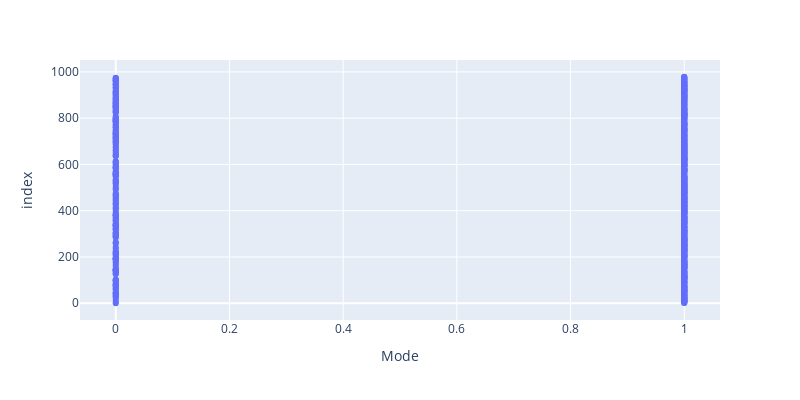

The code cell stored with this chart in its notebook:
### Code cell
fig = px.scatter(mode_dataset, x="Mode", width=800, height=400)

fig.show()

### Figure 1 — Plotly figure (JSON) as saved in the notebook; plotly's stock layout.template omitted (floating-point values rounded to 4 significant figures; data arrays with more than 128 entries replaced by an {"elided": "..."} marker saying what was removed)
{"data": [{"hovertemplate": "Mode=%{x}<br>index=%{y}<extra></extra>", "legendgroup": "", "marker": {"color": "#636efa", "symbol": "circle"}, "mode": "markers", "name": "", "orientation": "h", "showlegend": false, "type": "scatter", "x": {"elided": "964 int values"}, "xaxis": "x", "y": {"elided": "964 int values"}, "yaxis": "y"}], "layout": {"height": 400, "legend": {"tracegroupgap": 0}, "margin": {"t": 60}, "width": 800, "xaxis": {"anchor": "y", "domain": [0, 1], "title": {"text": "Mode"}}, "yaxis": {"anchor": "x", "domain": [0, 1], "title": {"text": "index"}}}}
